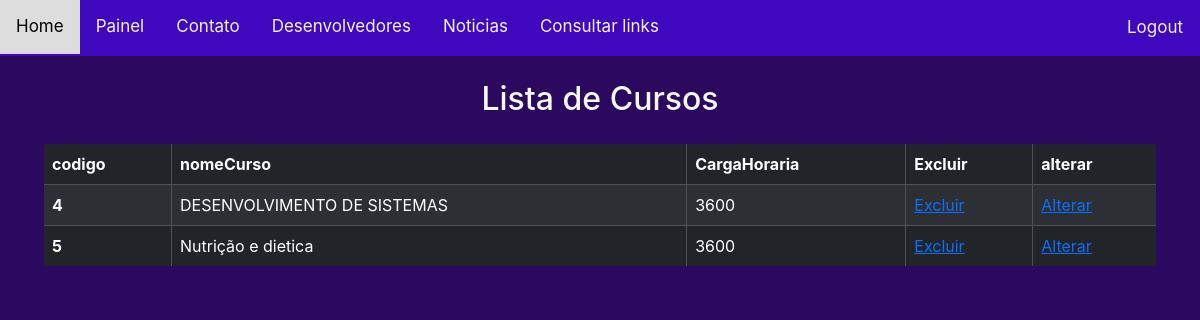
/ConsultarCursos.php (signed in), run on the app's committed database.
### tables this page shows
CREATE TABLE `tbcursos` (
  `codCurso` int(11) NOT NULL,
  `nomeCurso` varchar(40) DEFAULT NULL,
  `carhaHoraria` int(11) DEFAULT NULL
);

### consultarCursos.php (the view, shortened to what this page needs)
<?php include("conexao.php"); ?>
<!DOCTYPE html>
<html lang="en">
<head>
    <link rel="stylesheet" type="text/css" href="css/Consultar.css">
    <link href="https://cdn.jsdelivr.net/npm/bootstrap@5.3.3/dist/css/bootstrap.min.css" rel="stylesheet">
</head>
<body>
<div class = body>
<?php include('cabecalho.php'); ?>
<div class="container my-4">
            <h2 class="text-center text-light mb-4">Lista de Cursos</h2>
            <table class="table table-striped table-hover table-bordered table-dark">
                <thead class="thead-light">
    <tr>
      <th scope="col">codigo</th>
      <th scope="col">nomeCurso</th>
      <th scope="col">CargaHoraria</th>
      <th scope="col">Excluir</th>
      <th scope="col">alterar</th>
    </tr>
  </thead>
  <tbody>
<?php
    $stmt= $pdo->prepare("select * from tbCursos");
    $stmt-> execute();
         while($row= $stmt -> fetch(PDO::FETCH_BOTH)){
         ?>
        <tr>
        <th scope="row">   <?php    echo $row[0] ?>  </th>
        <td>        <?php  echo $row[1]   ?>  </td>
        <td>     <?php  echo $row[2]   ?>  </td>
        <td>
                    <a href="excluirCursos.php?id=<?php echo $row [0];  ?>">Excluir </a>
                </td>
                <td>
                <a href="AlterCursos.php  <?php echo "?id=$row[0]&nome=$row[1]&carga=$row[2]"; ?> " >Alterar  </a>
                </td>
        <?php } ?>
        </tbody>
            </table>
        </div>
    </div>
</body>
</html>

### css/Consultar.css (style rules this page uses)
.body { font-family: 'Inter', sans-serif; margin: 0; padding: 0; color: #ffffff; background-color: #2a095f; min-height: 100vh; display: flex; flex-direction: column; }
table { border: 2px solid #ffffff; border-radius: 5px; overflow: hidden; }
thead th { background-color: #343a40; color: #ffffff; }

### data on the page
tbcursos: codCurso "4", nomeCurso "DESENVOLVIMENTO DE SISTEMAS", carhaHoraria "3600"
tbcursos: codCurso "5", nomeCurso "Nutrição e dietica", carhaHoraria "3600"
